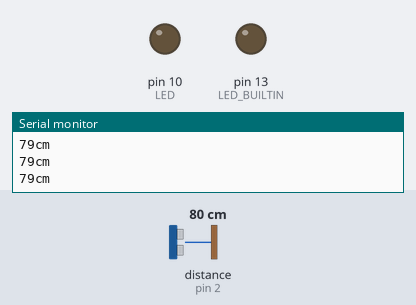
Bench run of a sketch on a simulated Arduino Uno, built with avr-gcc and run on an emulated ATmega328P. On the bench: output pins drawn as LEDs (lit = HIGH), the last lines printed to the serial monitor. Wiring (inferred from the names in the program): ultrasonic range finder: trigger pin 3; echo pin 2. Dashed ring = blinking. Inputs (shaded band) come from the test bench; at power-on: distance to the obstacle (sensor on pin 2) 80 cm. The echo pulse lasts 58.3 µs per cm; pins used as bus, display or sensor lines are not drawn.

Above: at 1.2 s.
1.3 s: distance to the obstacle (sensor on pin 2) set to 56 cm
2.9 s: distance to the obstacle (sensor on pin 2) set to 47 cm
At 3.7 s:
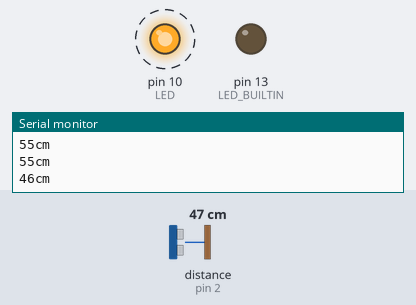
5.9 s: distance to the obstacle (sensor on pin 2) set to 60 cm
At 7.4 s:
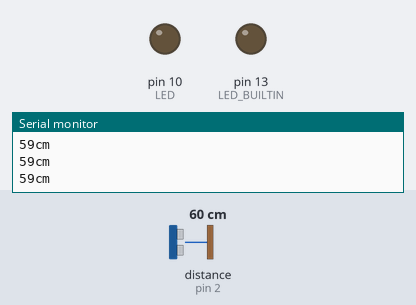
7.8 s: distance to the obstacle (sensor on pin 2) set to 2 cm
At 8.4 s:
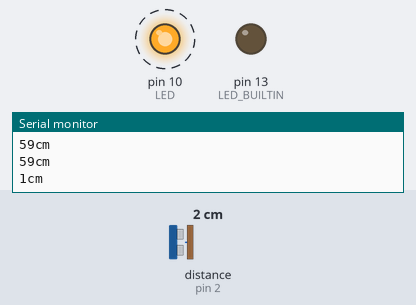
Timing chart, 0 to 11.8 s (numbered marks = the images above; inputs shaded):
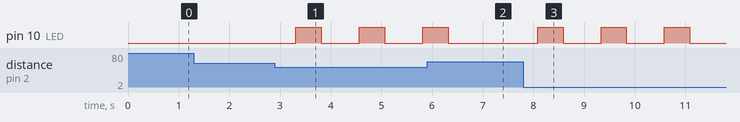

Measured:
- the behaviour switches between 51 and 50 cm on distance to the obstacle (sensor on pin 2) (found by bisection; images 0 and 1)
- after the input at 2.9 s, pin 10 (LED): alternates HIGH for 0.50 s and LOW for 0.75 s, starting after 0.41 s
- after the input at 5.9 s, pin 10 (LED): goes on until 6.3 s, then stays LOW
- after the input at 7.8 s, pin 10 (LED): alternates HIGH for 0.50 s and LOW for 0.75 s, starting after 0.28 s

The sketch:

tacle_detection_-distance_measurement_using_ultrasonic_senso.ino
```cpp
int trigPin = 3;    // Trigger
int echoPin = 2;    // Echo
long duration, cm, inches;
 int LED = 10;
void setup() {
  Serial.begin (9600);
  pinMode(trigPin, OUTPUT);
  pinMode(echoPin, INPUT);
  pinMode(LED_BUILTIN,OUTPUT);
  pinMode(LED,OUTPUT);
}

void loop() {
  // The sensor is triggered by a HIGH pulse of 10 or more microseconds.
  // Give a short LOW pulse beforehand to ensure a clean HIGH pulse:
  digitalWrite(trigPin, LOW);
  delayMicroseconds(5);
  digitalWrite(trigPin, HIGH);
  delayMicroseconds(10);
  digitalWrite(trigPin, LOW);

  // Read the signal from the sensor: a HIGH pulse whose
  // duration is the time (in microseconds) from the sending
  // of the ping to the reception of its echo off of an object.
  pinMode(echoPin, INPUT);
  duration = pulseIn(echoPin, HIGH);

  // Convert the time into a distance
  cm = (duration/2) / 29.1;     // Divide by 29.1 or multiply by 0.0343
  //inches = (duration/2) / 74;   // Divide by 74 or multiply by 0.0135
 // Serial.print(inches);
  //Serial.print("in, ");
  Serial.print(cm);
  Serial.print("cm");
  Serial.println();
  delay(250);
  if (cm < 50){
      digitalWrite(LED,HIGH);
      delay(500);
      digitalWrite(LED,LOW);
      delay(500);
      }
      else {
       digitalWrite(LED,LOW);}


}
```
